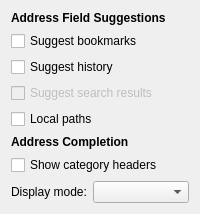
     <widget class="QWidget" name="browsingPage">
      <layout class="QVBoxLayout" name="browsingLayout">
       <item>
        <widget class="QLabel" name="browsingSuggestionsHeader">
         <property name="font">
          <font>
           <weight>75</weight>
           <bold>true</bold>
          </font>
         </property>
         <property name="text">
          <string>Address Field Suggestions</string>
         </property>
        </widget>
       </item>
       <item>
        <layout class="QVBoxLayout" name="browsingSuggestionsLayout">
         <item>
          <widget class="QCheckBox" name="browsingSuggestBookmarksCheckBox">
           <property name="text">
            <string>Suggest bookmarks</string>
           </property>
          </widget>
         </item>
         <item>
          <widget class="QCheckBox" name="browsingSuggestHistoryCheckBox">
           <property name="text">
            <string>Suggest history</string>
           </property>
          </widget>
         </item>
         <item>
          <widget class="QCheckBox" name="browsingSuggestSearchCheckBox">
           <property name="enabled">
            <bool>false</bool>
           </property>
           <property name="text">
            <string>Suggest search results</string>
           </property>
          </widget>
         </item>
         <item>
          <widget class="QCheckBox" name="browsingSuggestLocalPathsCheckBox">
           <property name="text">
            <string>Local paths</string>
           </property>
          </widget>
         </item>
        </layout>
       </item>
       <item>
        <widget class="QLabel" name="browsingCompletionHeader">
         <property name="font">
          <font>
           <weight>75</weight>
           <bold>true</bold>
          </font>
         </property>
         <property name="text">
          <string>Address Completion</string>
         </property>
        </widget>
       </item>
       <item>
        <layout class="QVBoxLayout" name="browsingCompletionLayout">
         <item>
          <widget class="QCheckBox" name="browsingCategoriesCheckBox">
           <property name="text">
            <string>Show category headers</string>
           </property>
          </widget>
         </item>
         <item>
          <layout class="QFormLayout" name="browsingDisplayModeLayout">
           <item row="0" column="0">
            <widget class="QLabel" name="browsingDisplayModeLabel">
             <property name="text">
              <string>Display mode:</string>
             </property>
            </widget>
           </item>
           <item row="0" column="1">
            <widget class="QComboBox" name="browsingDisplayModeComboBox"/>
           </item>
          </layout>
         </item>
        </layout>
       </item>
       <item>
        <spacer name="browsingBrowsingSpacer">
         <property name="orientation">
          <enum>Qt::Vertical</enum>
         </property>
         <property name="sizeHint" stdset="0">
          <size>
           <width>0</width>
           <height>0</height>
          </size>
         </property>
        </spacer>
       </item>
      </layout>
     </widget>
